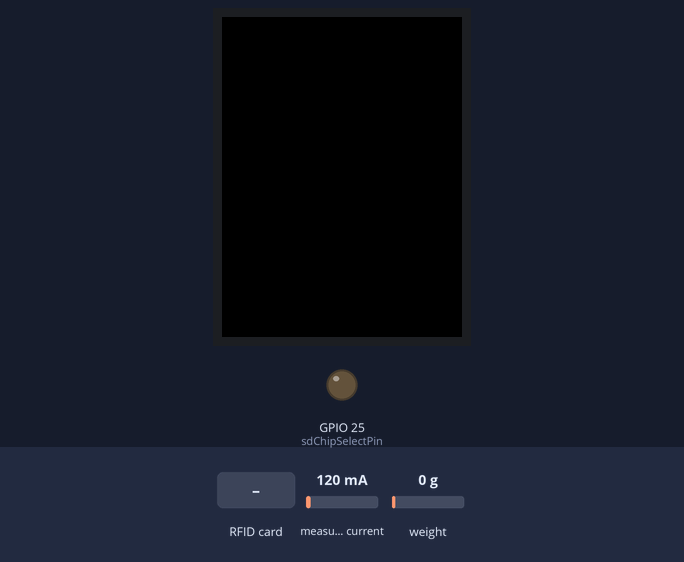
The sketch below on a simulated ESP32. Parts: 320×240 colour display, output pins drawn as LEDs (lit = HIGH). The test bench sets the inputs (shaded band); at power-on: measured current 120 mA, weight on the scale 0 g. The local clock reads 2024-03-15 10:24:30 at power-on unless the sketch sets it; storage starts empty; what the sketch prints to the serial monitor is not drawn.

Above: at 2.4 s.
2.5 s: RFID card 5E 7A 19 C4 held to the reader
At 3.4 s:
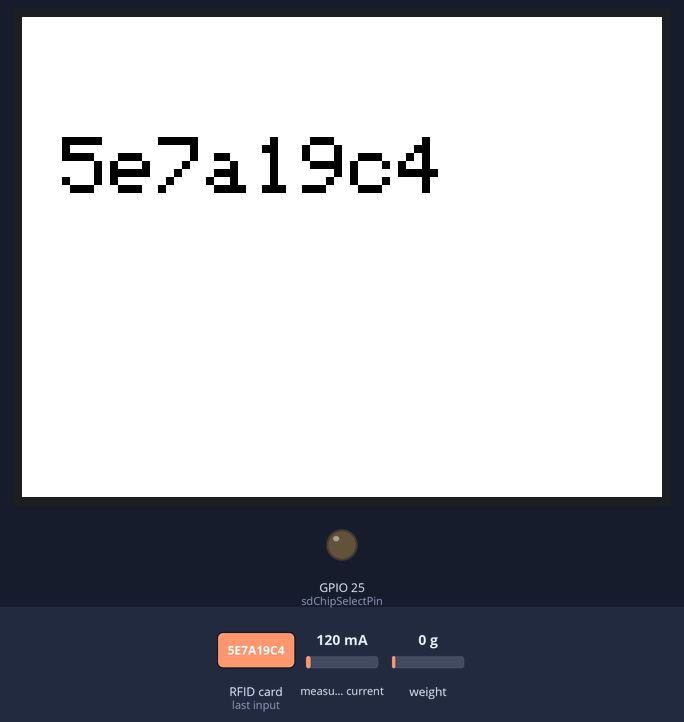
4.1 s: RFID card 5E 7A 19 C4 held to the reader
At 7.05 s:
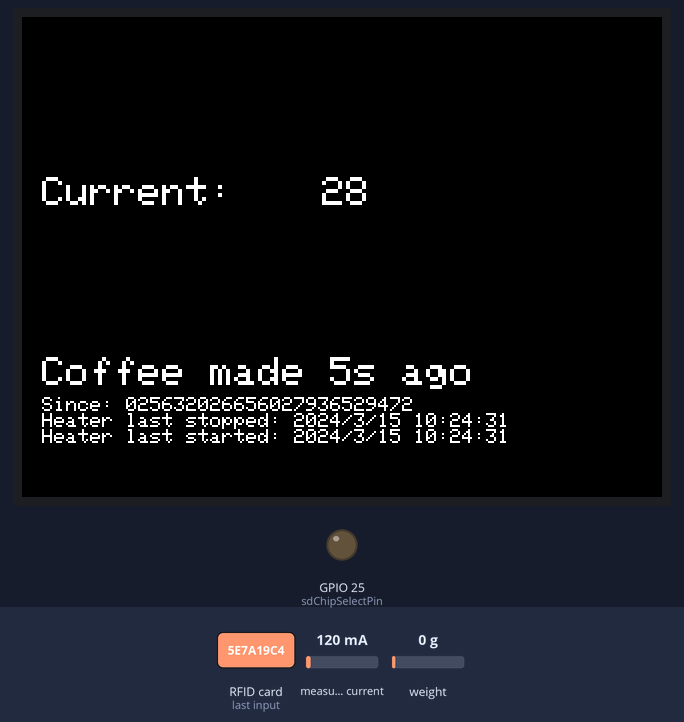
Timing chart, 0 to 8.6 s (numbered marks = the images above; inputs shaded):
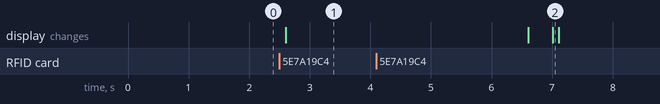

Measured:
- after the input at 2.5 s, the display: changes after 0.10 s (image 1)

The sketch:

coffee_boss.ino
```cpp
// Include Emon Library
#include "EmonLib.h"

// This is for the ADC that the scale attaches to.
#include "HX711.h"
#include <RunningMedian.h> // https://github.com/RobTillaart/Arduino/tree/master/libraries/RunningMedian

// For i2c realtime clock
#include <Wire.h>
#include "RTClib.h"

// For the i2c proximity sensor
//#include "Adafruit_VCNL4010.h"

// SD Card setup.
#include "FS.h"
#include "SPIFFS.h"
#include <SPI.h>
#include <SD.h>
#include <TFT_eSPI.h> // Hardware-specific library

// NFC peripheral
#include <PN532_I2C.h>
#include <PN532.h>
#include <NfcAdapter.h>

EnergyMonitor emon1;
const int CURRENT_SENSOR_PIN = 14;

// HX711 circuit wiring
const int LOADCELL_DOUT_PIN = 4;
const int LOADCELL_SCK_PIN = 15;
HX711 scale;

// Clock setup. Doesn't mention pins because uses default 21/22 on ESP32.
RTC_DS3231 rtc;

// proximity sensor
//Adafruit_VCNL4010 vcnl;

// RFID reader
PN532_I2C pn532i2c(Wire);
PN532 nfc(pn532i2c);
String uidString = "";
boolean useNfc = false;

RunningMedian medianFilteredWeight(8);
RunningMedian medianFilterInterval(6);

float scaleUnitValue = 22.062;

long sensorsReadInterval = 100L;
long sensorsLastReadTime = 0L;
long regularLogInterval = 2000L;
long regularLogLastTime = 0L;

boolean logScaleReadings = true;
boolean logRegularReadings = true;
boolean logChangeReadings = true;

// SD card variables
const int sdChipSelectPin = 25;
File regularDataFile;
File changeDataFile;
File usersDataFile;
File usernamesDataFile;

boolean cardPresent = false;
boolean cardInit = false;


// LCD defined
TFT_eSPI lcd = TFT_eSPI();       // Invoke custom library

// This is the file name used to store the touch coordinate
// calibration data. Cahnge the name to start a new calibration.
#define CALIBRATION_FILE "/PolargraphCalData" // TouchCalData3

// Set recalibrateTouchScreen to true instead of false to run calibration
// again, otherwise it will only be done once.
// Repeat calibration if you change the screen rotation.
boolean recalibrateTouchScreen = false;


float changeThreshold = 30; // change must be more than this to trigger an event
float lastMeasuredWeight = 0.0;
float lastSettledWeight = 0.0;
int lastFilteredWeight = 0;
int lastDisplayedWeight = 0;
int filteredWeight = 0;
int measurementInterval = 0;

DateTime startTime;
DateTime runningTime;


DateTime currentTime;
char todayFilenameRegular[18];
char todayFilenameChange[18];
char todayFilenameUsers[18];
char filenameUsernames[18] = "usernames.csv";
char dateString[11];
char timeString[9];

const int HEATER_CURRENT_THRESHOLD = 40000;
float lastMeasuredCurrent = 0.0;
float lastDisplayedCurrent = 0.0;
RunningMedian medianCurrent(8);
float filteredCurrent = 0.0;

boolean useProximitySensor = false;
const int PROXIMITY_THRESHOLD = 6000;
int lastMeasuredProximity = 0;
int lastMeasuredAmbientLight = 0;
int lastDisplayedProximity = 0;
int lastDisplayedAmbientLight = 0;

DateTime heaterStartedTime;
DateTime heaterStoppedTime;
char heaterTimeString[9];
boolean heaterRunning = false;


void setup() {
  Serial.begin(57600);
  Serial.println("\n\n\nCoffee Boss is going to BOSS your COFFEE.");

  lcd_init();

  // Setup scale
  scale.begin(LOADCELL_DOUT_PIN, LOADCELL_SCK_PIN);
  scale.set_scale(scaleUnitValue);
  scale.tare();


  // setup RTC
  boolean i2cBegan = Wire.begin();

  if (i2cBegan) {
    Serial.println("I2C began.");
  } else {
    Serial.println("I2C failed to begin.");
    uint8_t error = Wire.lastError();
    Serial.println(error);
    Serial.println(Wire.getErrorText(error));
  }

  boolean rtcBegun = rtc.begin();

  if (rtcBegun) {
    Serial.println("RTC is started");
  } else {
    Serial.println("RTC couldn't be found!");
  }

  if (rtc.lostPower()) {
    Wire.available();
    Serial.println("RTC lost power, let's set the default time.");
    // following line sets the RTC to the date & time this sketch was compiled
    DateTime startUp = DateTime(__DATE__, __TIME__);
    rtc_serialPrintTime(startUp);
    rtc.adjust(startUp);
    rtc_serialPrintTime(rtc.now());
  } else {
    Serial.println("Picked up time from RTC: ");
    rtc_serialPrintTime(rtc.now());
  }

  heaterStartedTime = rtc.now();
  heaterStoppedTime = rtc.now();

  emon1.current(CURRENT_SENSOR_PIN, 111.1);

//  if (! vcnl.begin()){
//    Serial.println("Sensor not found :(");
//    useProximitySensor = false;
//  }
//  else {
//    useProximitySensor = true;
//    Serial.println("Found VCNL4010");
//    vcnl.setLEDcurrent(20);
//  }

  sd_simpleInit();

  Serial.println("Setting up RFID reader");
  nfc.begin();

  uint32_t versiondata = nfc.getFirmwareVersion();
  if (versiondata) {
    Serial.println("Found RFID reader board");
    useNfc = true;
    // Got ok data, print it out!
    Serial.print("Found chip PN5");
    Serial.println((versiondata>>24) & 0xFF, HEX);
    Serial.print("Firmware ver. ");
    Serial.print((versiondata>>16) & 0xFF, DEC);
    Serial.print('.');
    Serial.println((versiondata>>8) & 0xFF, DEC);

    // Set the max number of retry attempts to read from a card
    // This prevents us from waiting forever for a card, which is
    // the default behaviour of the PN532.
    nfc.setPassiveActivationRetries(0x4);

    // configure board to read RFID tags
    nfc.SAMConfig();
  }
  else {
    Serial.println("___ Didn't find PN53x board ___");
    useNfc = false;
  }


//  testMeasurementSpeed();
//  testMeasurementSpeed();
//  testMeasurementSpeed();
}

void loop() {

  rfid_checkForCard();

  if (millis() > sensorsLastReadTime + sensorsReadInterval) {
    sensors_measureWeight();
    sensors_logWeight();
    sensors_senseHeaterState();
    sensorsLastReadTime = millis();
  }

  lcd_updateDisplay();
}

void testMeasurementSpeed() {
  /*
   * Power up and down reliably takes 0ms.
   * Reading getUnits takes different times
   * 1   - 398ms
   * 5   - 757ms (151ms each)
   * 10  - 1204ms (120ms each)
   * 50  - 4788ms (95ms each)
   * 100 - 9273ms (93ms each)
   */
  long before = millis();
  scale.power_up();
  long afterPowerUp = millis();
  scale.get_units(100);
  long afterGetUnits = millis();
  scale.power_down();
  long afterPowerDown = millis();

  Serial.print("Power up: ");
  Serial.print(afterPowerUp - before);
  Serial.print(", measure: ");
  Serial.print(afterGetUnits - afterPowerUp);
  Serial.print(", power down: ");
  Serial.println(afterPowerDown - afterGetUnits);
  Serial.print("Took ");
  Serial.print(afterPowerDown - before);
  Serial.println("ms in total");

}
```

rfid.ino
```cpp
void rfid_checkForCard() {

  boolean success;
  uint8_t uid[] = { 0, 0, 0, 0, 0, 0, 0 };  // Buffer to store the returned UID
  uint8_t uidLength;                        // Length of the UID (4 or 7 bytes depending on ISO14443A card type)

  // Wait for an ISO14443A type cards (Mifare, etc.).  When one is found
  // 'uid' will be populated with the UID, and uidLength will indicate
  // if the uid is 4 bytes (Mifare Classic) or 7 bytes (Mifare Ultralight)
  success = nfc.readPassiveTargetID(PN532_MIFARE_ISO14443A, &uid[0], &uidLength);

  if (success) {
    Serial.println("Found a card!");
    Serial.print("UID Length: ");
    Serial.print(uidLength, DEC);
    Serial.println(" bytes");

    for (uint8_t i = 0; i < uidLength; i++) {
      if(uid[i] < 0x10)
        uidString.concat("0");

      uidString += String(uid[i], HEX);
    }
    Serial.println(uidString);

    // log bump to file
    rfid_logCardBumpToFile(uidString);

    // look up user in users file
    String username = sd_getUsernameForUid(uidString);
    Serial.print("UID ");
    Serial.print(uidString);
    Serial.print(" has a friendly name of ");
    Serial.print(username);
    Serial.println(".");

    // show a summary of the users activity on the LCD for a few seconds
    lcd_showUserSummary(uidString, username, 4000);

  }
  else
  {
    // PN532 probably timed out waiting for a card
    //Serial.println("Timed out waiting for a card");
  }
  uidString = "";
}

void rfid_logCardBumpToFile(String uid) {
    usersDataFile = SD.open(todayFilenameUsers, FILE_APPEND);
    if (usersDataFile) {
      Serial.print("Writing to ");
      Serial.println(todayFilenameUsers);

      usersDataFile.print(dateString);
      usersDataFile.print('T');
      usersDataFile.print(timeString);
      usersDataFile.print(',');

      usersDataFile.print(dateString);
      usersDataFile.print(',');

      usersDataFile.print(timeString);
      usersDataFile.print(',');

      usersDataFile.println(uid);
      usersDataFile.close();
    }
    else {
      usersDataFile = SD.open(todayFilenameUsers, FILE_WRITE);
      if (usersDataFile) {
        Serial.print("Creating ");
        Serial.println(todayFilenameUsers);
        usersDataFile.println("date, time, weight");
        usersDataFile.close();
      }
      else {
        Serial.print("Problem creating file: ");
        Serial.println(todayFilenameUsers);
      }
    }
}
```

rtc.ino
```cpp
void rtc_serialPrintTime(DateTime t) {
  rtc_serialPrintTime(t, true);
}

void rtc_serialPrintTime(DateTime t, boolean endLine) {
  Serial.print(t.year(), DEC);
  Serial.print('/');
  Serial.print(t.month(), DEC);
  Serial.print('/');
  Serial.print(t.day(), DEC);
  Serial.print(' ');
  Serial.print(t.hour(), DEC);
  Serial.print(':');
  Serial.print(t.minute(), DEC);
  Serial.print(':');
  Serial.print(t.second(), DEC);
  if (endLine) {
    Serial.println();
  }
}
//
//#define SDA_LOW()   (GPES = (1 << SDA))
//#define SDA_HIGH()  (GPEC = (1 << SDA))
//#define SCL_LOW()   (GPES = (1 << SCL))
//#define SCL_HIGH()  (GPEC = (1 << SCL))
//#define SDA_READ()  ((GPI & (1 << SDA)) != 0)
//
//void resetRTC() {
//
//  pinMode(SDA, INPUT_PULLUP);
//  pinMode(SCL, INPUT_PULLUP);
//  do {
//    SDA_HIGH();
//    SCL_HIGH();
//    if (SDA_READ()) {
//      SDA_LOW();
//      SDA_HIGH();
//    }
//    SCL_LOW();
//  } while (SDA_READ() == 0);
//
//}
```

sd.ino
```cpp
void sd_simpleInit() {

  cardPresent = false;
  cardInit = false;
  pinMode(sdChipSelectPin, OUTPUT); // necessary for SD card reading to work

  // see if the card is present and can be initialized:
  int initValue = 0;
  initValue = SD.begin(sdChipSelectPin);
  if (initValue == 0) {
    Serial.println("Card failed, or not present");
  }
  else {
    Serial.println("Successfully beginned.");
    cardPresent = true;
  }

  if (cardPresent) {
    uint8_t cardType = SD.cardType();

    if(cardType == CARD_NONE){
        Serial.println("No SD card attached");
        return;
    }

    Serial.print("SD Card Type: ");
    if(cardType == CARD_MMC){
        Serial.println("MMC");
    } else if(cardType == CARD_SD){
        Serial.println("SDSC");
    } else if(cardType == CARD_SDHC){
        Serial.println("SDHC");
    } else {
        Serial.println("UNKNOWN");
    }

    uint64_t cardSize = SD.cardSize() / (1024 * 1024);
    Serial.printf("SD Card Size: %lluMB\n", cardSize);

    Serial.println("card initialized.");
    File root = SD.open("/", FILE_READ);

    cardInit = true;

    sd_printDirectory(root, 0);
    root.close();
    Serial.println("done!");
  }
}


void sd_printDirectory(File dir, int numTabs)
{
   while(true) {
     File entry =  dir.openNextFile();
     if (! entry) {
       // no more files
       Serial.println("...");
       break;
     }
     for (uint8_t i=0; i<numTabs; i++) {
       Serial.print('\t');
     }
     Serial.print("File found: ");
     Serial.print(entry.name());
     if (entry.isDirectory()) {
       Serial.println("/");
       sd_printDirectory(entry, numTabs+1);
     } else {
       // files have sizes, directories do not
       Serial.print("\t\t");
       Serial.println(entry.size(), DEC);
     }
     entry.close();
   }
}

void sd_logData(char *dateStr, char *timeStr, float weight, float current, float light, int proximity)
{
  return;
}

void sd_logRegularValue() {

  if (millis() > regularLogLastTime + regularLogInterval) {

    regularDataFile = SD.open(todayFilenameRegular, FILE_APPEND);

    if (regularDataFile) {
      Serial.print("Writing to ");
      Serial.println(todayFilenameRegular);

      regularDataFile.print(dateString);
      regularDataFile.print('T');
      regularDataFile.print(timeString);
      regularDataFile.print(',');

      regularDataFile.print(dateString);
      regularDataFile.print(',');

      regularDataFile.print(timeString);
      regularDataFile.print(',');

      regularDataFile.print(lastMeasuredWeight);
      regularDataFile.print(',');
      regularDataFile.print(lastMeasuredCurrent);
      regularDataFile.print(',');
      regularDataFile.print(lastMeasuredAmbientLight);
      regularDataFile.print(',');
      regularDataFile.println(lastMeasuredProximity);

      regularDataFile.close();
    }
    else {
      regularDataFile = SD.open(todayFilenameRegular, FILE_WRITE);
      if (regularDataFile) {
        Serial.print("Creating ");
        Serial.println(todayFilenameRegular);
        regularDataFile.println("date, time, weight");
        regularDataFile.close();
      }
      else {
        Serial.print("Problem creating file: ");
        Serial.println(todayFilenameRegular);
      }
    }
    regularLogLastTime = millis();
  }
}

void sd_logChangeValue() {

  if (abs(lastFilteredWeight - lastSettledWeight) > changeThreshold) {
    Serial.print("Weight has changed from ");
    Serial.print(lastSettledWeight);
    Serial.print(" to ");
    Serial.print(lastFilteredWeight);
    Serial.print(" so I'll log it in ");
    Serial.println(todayFilenameChange);
    // log the change
    lastSettledWeight = lastFilteredWeight;
    changeDataFile = SD.open(todayFilenameChange, FILE_APPEND);
    if (changeDataFile) {
      Serial.print("Writing to ");
      Serial.println(todayFilenameChange);

      changeDataFile.print(dateString);
      changeDataFile.print('T');
      changeDataFile.print(timeString);
      changeDataFile.print(',');

      changeDataFile.print(dateString);
      changeDataFile.print(',');

      changeDataFile.print(timeString);
      changeDataFile.print(',');

      changeDataFile.println(lastMeasuredWeight);
      changeDataFile.close();
    }
    else {
      changeDataFile = SD.open(todayFilenameChange, FILE_WRITE);
      if (changeDataFile) {
        Serial.print("Creating ");
        Serial.println(todayFilenameChange);
        changeDataFile.println("date, time, weight");
        changeDataFile.close();
      }
      else {
        Serial.print("Problem creating file: ");
        Serial.println(todayFilenameChange);
      }
    }
  }
}

void sd_prepareTimeString(DateTime currentTime, char *timeStringName)
{
  sprintf(timeStringName, "%02u:%02u:%02u", currentTime.hour(), currentTime.minute(), currentTime.second());
}
void sd_prepareDateString(DateTime currentTime, char *dateStringName)
{
  sprintf(dateStringName, "%04u-%02u-%02u", currentTime.year(), currentTime.month(), currentTime.day());
}

void sd_prepareFilenames(DateTime currentTime, char *filenameRegularName, char * filenameChangeName, char * filenameUsersName) {

  sprintf(filenameRegularName, "/datr%04u%02u%02u.csv", currentTime.year(), currentTime.month(), currentTime.day());
  sprintf(filenameChangeName, "/datc%04u%02u%02u.csv", currentTime.year(), currentTime.month(), currentTime.day());
  sprintf(filenameUsersName, "/datu%04u%02u%02u.csv", currentTime.year(), currentTime.month(), currentTime.day());

//  Serial.print("todayFilenameRegular: ");
//  Serial.println(todayFilenameRegular);
//  Serial.print("todayFilenameChange: ");
//  Serial.println(todayFilenameChange);
//  Serial.print("dateString: ");
//  Serial.println(dateString);
//  Serial.print("timeString: ");
//  Serial.println(timeString);
//  Serial.print(".");

}

String sd_getUsernameForUid(String uid) {
  usernamesDataFile = SD.open(filenameUsernames, FILE_READ);
  String username = "";
  if (usernamesDataFile) {
    Serial.print("Opened ");
    Serial.println(filenameUsernames);
    // look through for a line starting with the value of uid

    changeDataFile.close();
  }
  return username;
}
```

sensors.ino
```cpp
void sensors_measureWeight() {

  currentTime = rtc.now();
  lastMeasuredWeight = scale.get_units(1);

  lastFilteredWeight = filteredWeight;
  medianFilteredWeight.add((int)lastMeasuredWeight);
  filteredWeight = medianFilteredWeight.getMedian();

  medianFilterInterval.add(millis() - sensorsLastReadTime);
  measurementInterval = medianFilterInterval.getMedian();

  lastMeasuredCurrent = emon1.calcIrms(1480)*230;
  medianCurrent.add(lastMeasuredCurrent);
  filteredCurrent = medianCurrent.getMedian();

//  if (useProximitySensor) {
//    lastMeasuredAmbientLight = vcnl.readAmbient();
//    lastMeasuredProximity = vcnl.readProximity();
//  }

  rtc_serialPrintTime(currentTime, false);

  Serial.print(millis());
  Serial.print("\t| measured:\t");
  Serial.print(lastMeasuredWeight, 1);
  Serial.print("g\t| filtered:\t");
  Serial.print(filteredWeight);
  Serial.print("g\t| power:\t");
  Serial.print(lastMeasuredCurrent);
  Serial.print("\t| ambient:\t ");
  Serial.print(lastMeasuredAmbientLight);
  Serial.print("\t| Proximity:\t");
  Serial.println(lastMeasuredProximity);
}

void sensors_logWeight() {
  sd_prepareFilenames(currentTime, todayFilenameRegular, todayFilenameChange, todayFilenameUsers);
  sd_prepareTimeString(currentTime, timeString);
  sd_prepareDateString(currentTime, dateString);

  sd_logData(dateString, timeString, lastMeasuredWeight, lastMeasuredCurrent, lastMeasuredAmbientLight, lastMeasuredProximity);
  sd_logRegularValue();
  sd_logChangeValue();

  if ((int)filteredWeight != (int)lastFilteredWeight) {
    lastMeasuredWeight = filteredWeight;
  }
}


void sensors_senseHeaterState() {
  if ((filteredCurrent > HEATER_CURRENT_THRESHOLD) && !heaterRunning) {
    heaterStartedTime = rtc.now();
    sd_prepareTimeString(heaterStartedTime, heaterTimeString);
    heaterRunning = true;
  }
  else if ((filteredCurrent < HEATER_CURRENT_THRESHOLD) && heaterRunning) {
    heaterStoppedTime = rtc.now();
    sd_prepareTimeString(heaterStoppedTime, heaterTimeString);
    heaterRunning = false;
    scale.tare();
  }
}
```

Source omitted: lcd.ino (4783 bytes)
